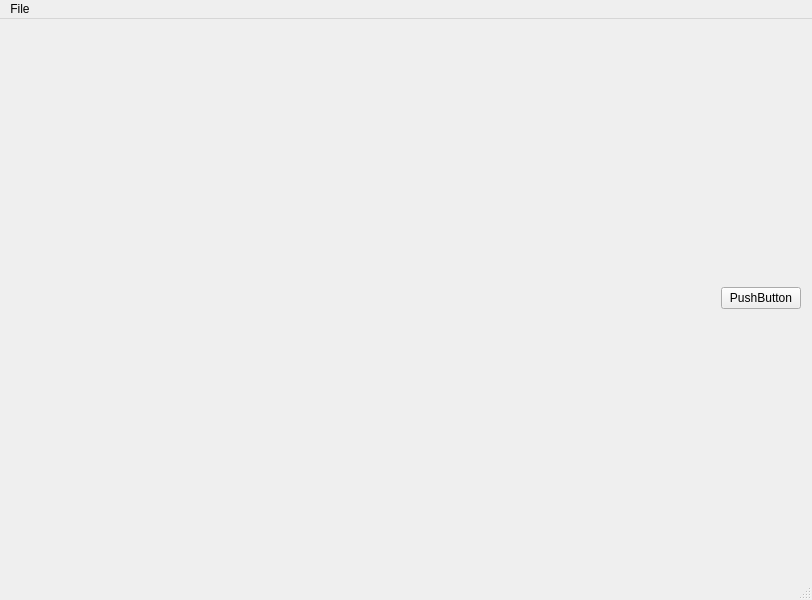
<?xml version="1.0" encoding="UTF-8"?>
<ui version="4.0">
 <class>MainWindowForm</class>
 <widget class="QMainWindow" name="MainWindowForm">
  <property name="geometry">
   <rect>
    <x>0</x>
    <y>0</y>
    <width>812</width>
    <height>600</height>
   </rect>
  </property>
  <property name="windowTitle">
   <string>Qt GUI Example</string>
  </property>
  <widget class="QWidget" name="centralWidget">
   <layout class="QHBoxLayout" name="horizontalLayout" stretch="5,0">
    <item>
     <widget class="QWidget" name="widget" native="true"/>
    </item>
    <item>
     <widget class="QPushButton" name="pushButton">
      <property name="text">
       <string>PushButton</string>
      </property>
     </widget>
    </item>
   </layout>
  </widget>
  <widget class="QMenuBar" name="menuBar">
   <property name="geometry">
    <rect>
     <x>0</x>
     <y>0</y>
     <width>812</width>
     <height>21</height>
    </rect>
   </property>
   <widget class="QMenu" name="menuFile">
    <property name="title">
     <string>File</string>
    </property>
    <addaction name="actionExit"/>
   </widget>
   <addaction name="menuFile"/>
  </widget>
  <widget class="QStatusBar" name="statusBar"/>
  <action name="actionOpen">
   <property name="text">
    <string>Open</string>
   </property>
  </action>
  <action name="actionAbout">
   <property name="text">
    <string>About</string>
   </property>
  </action>
  <action name="actionSave">
   <property name="text">
    <string>Save</string>
   </property>
  </action>
  <action name="actionSave_As">
   <property name="text">
    <string>Save As</string>
   </property>
  </action>
  <action name="actionExit">
   <property name="text">
    <string>Exit</string>
   </property>
  </action>
  <action name="actionOpen_2">
   <property name="text">
    <string>Open</string>
   </property>
  </action>
  <action name="actionSave_2">
   <property name="text">
    <string>Save</string>
   </property>
  </action>
  <action name="actionSave_As_2">
   <property name="text">
    <string>Save As</string>
   </property>
  </action>
 </widget>
 <layoutdefault spacing="6" margin="11"/>
 <resources/>
 <connections/>
</ui>
